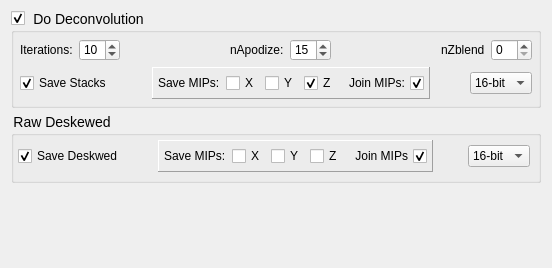
          <widget class="QWidget" name="tool_deconvolution">
           <property name="geometry">
            <rect>
             <x>0</x>
             <y>0</y>
             <width>552</width>
             <height>268</height>
            </rect>
           </property>
           <attribute name="label">
            <string>Deskew/Deconvolution/Saving</string>
           </attribute>
           <layout class="QVBoxLayout" name="verticalLayout_14">
            <item>
             <widget class="QGroupBox" name="doDeconGroupBox">
              <property name="styleSheet">
               <string notr="true">QGroupBox{font-size: 14px} QGroupBox::title{subcontrol-position: top left}</string>
              </property>
              <property name="title">
               <string>Do Deconvolution</string>
              </property>
              <property name="flat">
               <bool>false</bool>
              </property>
              <property name="checkable">
               <bool>true</bool>
              </property>
              <property name="checked">
               <bool>true</bool>
              </property>
              <layout class="QVBoxLayout" name="verticalLayout">
               <property name="leftMargin">
                <number>6</number>
               </property>
               <property name="topMargin">
                <number>6</number>
               </property>
               <property name="rightMargin">
                <number>6</number>
               </property>
               <property name="bottomMargin">
                <number>6</number>
               </property>
               <item>
                <layout class="QHBoxLayout" name="deconParamsLayout">
                 <property name="topMargin">
                  <number>0</number>
                 </property>
                 <item>
                  <widget class="QLabel" name="iterationsLabel">
                   <property name="enabled">
                    <bool>true</bool>
                   </property>
                   <property name="text">
                    <string>Iterations:</string>
                   </property>
                  </widget>
                 </item>
                 <item>
                  <widget class="QSpinBox" name="iterationsSpinBox">
                   <property name="enabled">
                    <bool>true</bool>
                   </property>
                   <property name="maximum">
                    <number>20</number>
                   </property>
                   <property name="value">
                    <number>10</number>
                   </property>
                  </widget>
                 </item>
                 <item>
                  <spacer name="savingspacer1_3">
                   <property name="enabled">
                    <bool>false</bool>
                   </property>
                   <property name="orientation">
                    <enum>Qt::Horizontal</enum>
                   </property>
                   <property name="sizeHint" stdset="0">
                    <size>
                     <width>40</width>
                     <height>20</height>
                    </size>
                   </property>
                  </spacer>
                 </item>
                 <item>
                  <widget class="QLabel" name="apodizeLabel">
                   <property name="enabled">
                    <bool>true</bool>
                   </property>
                   <property name="text">
                    <string>nApodize:</string>
                   </property>
                  </widget>
                 </item>
                 <item>
                  <widget class="QSpinBox" name="apodizeSpinBox">
                   <property name="enabled">
                    <bool>true</bool>
                   </property>
                   <property name="maximum">
                    <number>40</number>
                   </property>
                   <property name="value">
                    <number>15</number>
                   </property>
                  </widget>
                 </item>
                 <item>
                  <spacer name="savingspacer1_5">
                   <property name="enabled">
                    <bool>false</bool>
                   </property>
                   <property name="orientation">
                    <enum>Qt::Horizontal</enum>
                   </property>
                   <property name="sizeHint" stdset="0">
                    <size>
                     <width>40</width>
                     <height>20</height>
                    </size>
                   </property>
                  </spacer>
                 </item>
                 <item>
                  <widget class="QLabel" name="zblendLabel">
                   <property name="enabled">
                    <bool>true</bool>
                   </property>
                   <property name="text">
                    <string>nZblend</string>
                   </property>
                  </widget>
                 </item>
                 <item>
                  <widget class="QSpinBox" name="zblendSpinBox">
                   <property name="enabled">
                    <bool>true</bool>
                   </property>
                   <property name="maximum">
                    <number>20</number>
                   </property>
                  </widget>
                 </item>
                </layout>
               </item>
               <item>
                <layout class="QHBoxLayout" name="deconvSaveLayout">
                 <property name="topMargin">
                  <number>0</number>
                 </property>
                 <item>
                  <widget class="QCheckBox" name="saveDeconvolvedCheckBox">
                   <property name="enabled">
                    <bool>true</bool>
                   </property>
                   <property name="text">
                    <string>Save Stacks</string>
                   </property>
                   <property name="checked">
                    <bool>true</bool>
                   </property>
                  </widget>
                 </item>
                 <item>
                  <spacer name="savingspacer1">
                   <property name="enabled">
                    <bool>false</bool>
                   </property>
                   <property name="orientation">
                    <enum>Qt::Horizontal</enum>
                   </property>
                   <property name="sizeHint" stdset="0">
                    <size>
                     <width>40</width>
                     <height>20</height>
                    </size>
                   </property>
                  </spacer>
                 </item>
                 <item>
                  <widget class="QFrame" name="deconvolvedMIPFrame">
                   <property name="enabled">
                    <bool>true</bool>
                   </property>
                   <property name="frameShape">
                    <enum>QFrame::Panel</enum>
                   </property>
                   <property name="frameShadow">
                    <enum>QFrame::Raised</enum>
                   </property>
                   <layout class="QHBoxLayout" name="horizontalLayout_25">
                    <property name="leftMargin">
                     <number>5</number>
                    </property>
                    <property name="topMargin">
                     <number>5</number>
                    </property>
                    <property name="rightMargin">
                     <number>5</number>
                    </property>
                    <property name="bottomMargin">
                     <number>5</number>
                    </property>
                    <item>
                     <widget class="QLabel" name="deconSaveMIPSLabel">
                      <property name="enabled">
                       <bool>true</bool>
                      </property>
                      <property name="text">
                       <string>Save MIPs:</string>
                      </property>
                     </widget>
                    </item>
                    <item>
                     <widget class="QCheckBox" name="deconXMIPCheckBox">
                      <property name="enabled">
                       <bool>true</bool>
                      </property>
                      <property name="text">
                       <string>X</string>
                      </property>
                     </widget>
                    </item>
                    <item>
                     <widget class="QCheckBox" name="deconYMIPCheckBox">
                      <property name="enabled">
                       <bool>true</bool>
                      </property>
                      <property name="text">
                       <string>Y</string>
                      </property>
                     </widget>
                    </item>
                    <item>
                     <widget class="QCheckBox" name="deconZMIPCheckBox">
                      <property name="enabled">
                       <bool>true</bool>
                      </property>
                      <property name="text">
                       <string>Z</string>
                      </property>
                      <property name="checked">
                       <bool>true</bool>
                      </property>
                     </widget>
                    </item>
                    <item>
                     <widget class="QCheckBox" name="deconJoinMIPCheckBox">
                      <property name="enabled">
                       <bool>true</bool>
                      </property>
                      <property name="layoutDirection">
                       <enum>Qt::RightToLeft</enum>
                      </property>
                      <property name="text">
                       <string>Join MIPs:</string>
                      </property>
                      <property name="checked">
                       <bool>true</bool>
                      </property>
                     </widget>
                    </item>
                   </layout>
                  </widget>
                 </item>
                 <item>
                  <spacer name="deconspacer2">
                   <property name="enabled">
                    <bool>false</bool>
                   </property>
                   <property name="orientation">
                    <enum>Qt::Horizontal</enum>
                   </property>
                   <property name="sizeHint" stdset="0">
                    <size>
                     <width>40</width>
                     <height>20</height>
                    </size>
                   </property>
                  </spacer>
                 </item>
                 <item>
                  <widget class="QComboBox" name="deconvolvedBitDepthCombo">
                   <property name="enabled">
                    <bool>true</bool>
                   </property>
                   <property name="maximumSize">
                    <size>
                     <width>100</width>
                     <height>16777215</height>
                    </size>
                   </property>
                   <property name="currentText">
                    <string>16-bit</string>
                   </property>
                   <item>
                    <property name="text">
                     <string>16-bit</string>
                    </property>
                   </item>
                   <item>
                    <property name="text">
                     <string>32-bit</string>
                    </property>
                   </item>
                  </widget>
                 </item>
                </layout>
               </item>
              </layout>
             </widget>
            </item>
            <item>
             <widget class="QGroupBox" name="deskewedGroupBox">
              <property name="styleSheet">
               <string notr="true">QGroupBox{font-size: 14px} QGroupBox::title{subcontrol-position: top left}</string>
              </property>
              <property name="title">
               <string>Raw Deskewed</string>
              </property>
              <layout class="QGridLayout" name="gridLayout_7">
               <property name="leftMargin">
                <number>4</number>
               </property>
               <property name="topMargin">
                <number>4</number>
               </property>
               <property name="rightMargin">
                <number>8</number>
               </property>
               <property name="bottomMargin">
                <number>8</number>
               </property>
               <item row="0" column="1">
                <spacer name="savingspacer1_4">
                 <property name="enabled">
                  <bool>false</bool>
                 </property>
                 <property name="orientation">
                  <enum>Qt::Horizontal</enum>
                 </property>
                 <property name="sizeHint" stdset="0">
                  <size>
                   <width>40</width>
                   <height>20</height>
                  </size>
                 </property>
                </spacer>
               </item>
               <item row="0" column="3">
                <spacer name="savingspacer1_2">
                 <property name="enabled">
                  <bool>false</bool>
                 </property>
                 <property name="orientation">
                  <enum>Qt::Horizontal</enum>
                 </property>
                 <property name="sizeHint" stdset="0">
                  <size>
                   <width>40</width>
                   <height>20</height>
                  </size>
                 </property>
                </spacer>
               </item>
               <item row="0" column="2">
                <widget class="QFrame" name="deskewedMIPFrame">
                 <property name="frameShape">
                  <enum>QFrame::Panel</enum>
                 </property>
                 <property name="frameShadow">
                  <enum>QFrame::Raised</enum>
                 </property>
                 <layout class="QHBoxLayout" name="horizontalLayout_21">
                  <property name="leftMargin">
                   <number>5</number>
                  </property>
                  <property name="topMargin">
                   <number>5</number>
                  </property>
                  <property name="rightMargin">
                   <number>5</number>
                  </property>
                  <property name="bottomMargin">
                   <number>5</number>
                  </property>
                  <item>
                   <widget class="QLabel" name="deconSaveMIPSLabel_2">
                    <property name="enabled">
                     <bool>true</bool>
                    </property>
                    <property name="text">
                     <string>Save MIPs:</string>
                    </property>
                   </widget>
                  </item>
                  <item>
                   <widget class="QCheckBox" name="deskewedXMIPCheckBox">
                    <property name="text">
                     <string>X</string>
                    </property>
                   </widget>
                  </item>
                  <item>
                   <widget class="QCheckBox" name="deskewedYMIPCheckBox">
                    <property name="text">
                     <string>Y</string>
                    </property>
                   </widget>
                  </item>
                  <item>
                   <widget class="QCheckBox" name="deskewedZMIPCheckBox">
                    <property name="text">
                     <string>Z</string>
                    </property>
                   </widget>
                  </item>
                  <item>
                   <widget class="QCheckBox" name="deskewedJoinMIPCheckBox">
                    <property name="layoutDirection">
                     <enum>Qt::RightToLeft</enum>
                    </property>
                    <property name="text">
                     <string>Join MIPs</string>
                    </property>
                    <property name="checked">
                     <bool>true</bool>
                    </property>
                   </widget>
                  </item>
                 </layout>
                </widget>
               </item>
               <item row="0" column="0">
                <widget class="QCheckBox" name="saveDeskewedCheckBox">
                 <property name="text">
                  <string>Save Deskwed</string>
                 </property>
                 <property name="checked">
                  <bool>true</bool>
                 </property>
                </widget>
               </item>
               <item row="0" column="4">
                <widget class="QComboBox" name="deskewedBitDepthCombo">
                 <property name="enabled">
                  <bool>true</bool>
                 </property>
                 <property name="maximumSize">
                  <size>
                   <width>100</width>
                   <height>16777215</height>
                  </size>
                 </property>
                 <property name="currentText">
                  <string>16-bit</string>
                 </property>
                 <item>
                  <property name="text">
                   <string>16-bit</string>
                  </property>
                 </item>
                 <item>
                  <property name="text">
                   <string>32-bit</string>
                  </property>
                 </item>
                </widget>
               </item>
              </layout>
             </widget>
            </item>
            <item>
             <spacer name="deconSpacer">
              <property name="orientation">
               <enum>Qt::Vertical</enum>
              </property>
              <property name="sizeHint" stdset="0">
               <size>
                <width>20</width>
                <height>40</height>
               </size>
              </property>
             </spacer>
            </item>
           </layout>
          </widget>
